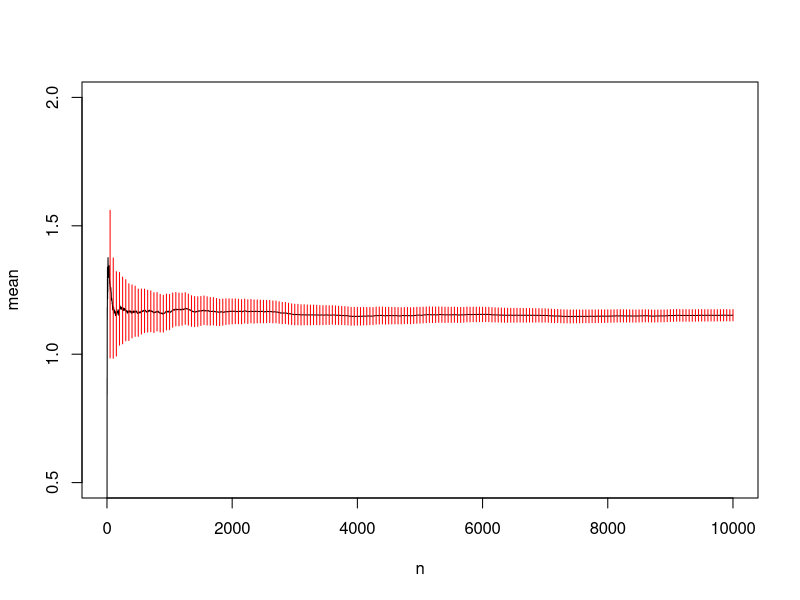
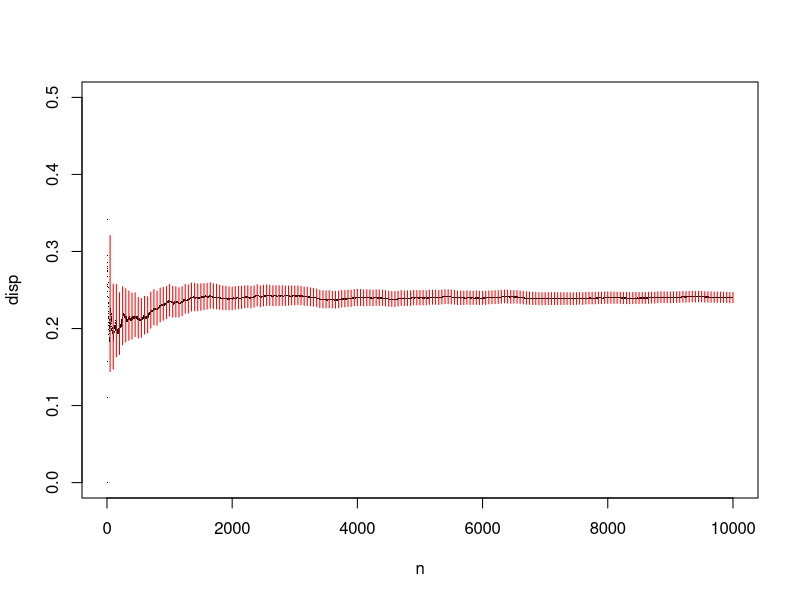

The R source for these figures, in order: (Note: this script raises an error after producing the figures.)
  #Введём N
 
 N=10000
  #Построим выборку N>=10^4 с помощью генератора случайных чисел

  a = -1  # z=[a,b] - диагональ квадрата
  b = 1.5 #

  gamma =  function(x){
   y = (-abs(x - (a+b)/2) + (b-a)/2 ) # Задаем половину квадрата функцией модуля
   return(y)
  }
  
  deriv=function(x){return(-sign(x - (a+b)/2))} 
  int = function(x){
    y = (abs(gamma(x))*sqrt(1+deriv(x)^2)) # Подынтегральная функция М
    return(y)
  }
  
  g = Vectorize(function(t){
    y = integrate(int,a,t)$value
    return(y)
  })
  
  x=seq(a, b, 0.01)
  q = Vectorize(function(x){                                # Задаем квантильную функцию, исходя из соотношения g(t)-x=0, где g - функция распределения
    y = uniroot(function(t) g(t)-x, c(a, b))     # t - необходимое нам значение квантиля, а x - вероятность
    return(y$root)
  })
        generate=function(t){
          y=runif(t,0,1)
          return(q(y))
        }

        generate_on=function(t){
          z=generate(t)
          alpha=runif(t,0,2*pi)
          x=sin(alpha)*gamma(z)
          y=cos(alpha)*gamma(z)
          matrice=data.frame(x,y,z)
          return(matrice)
        }

        data=generate_on(N)
        
          mod_data=function(v1,v2){ #Возвращает модуль (длину) расстояния между точками v2 и v1
            mod=sqrt(sum((v2-v1)^2))
            return(mod)
          }
        
          r = c()                                        
          mean = c()
          disp = c()
          sum = 0
          n = (1:N)
          for (i in n){
            d = mod_data(c(data$x[i],data$y[i],data$z[i]),
                         c(data$x[N-i],data$y[N-i],data$z[N-i]))
            r[i] = d
            sum = sum + d
            
            mean[i] = sum/i                # Среднее зн-е.
            disp[i] = sum( (r - mean)^2 )/i  # Выб. дисперсия.
          }
          

          
  #Построим график зависимости среднего арифметического первых n элементов от n.
          setwd("D:\\вуз\\R\\programs\\HW4")
          pdf("plots.pdf")
          plot(n, mean, type='l', pch = '.', ylim = c(0.5,2))
          
  #Доверительные интервалы
          
          conf_level = 0.95
          signif_level = 1 - conf_level
          
          tmp = 0
          for(i in 1:N) {
            j = i * 50
            low = mean[j] - sqrt(disp[j]/j/signif_level) # Дов. интервал с использованием неравенства Чебышева
            upp = mean[j] + sqrt(disp[j]/j/signif_level)
            if (upp - low < 0.1 && j == 0) {
              tmp = j
            }
            lines(rep(j, 2), c(low, upp), col = "red")
          }
          
          plot(n, disp, type = 'p', pch = '.', ylim = c(0, 0.5))
          for(i in 1:N) {
            j = i * 50
           low = (j - 1) * disp[j] / qchisq(0.975, j - 1)
           upp = (j - 1) * disp[j] / qchisq(0.025, j - 1)
            lines(rep(j, 2), c(low, upp), col = "red")
          }
          
  # --------------------------------------------------------------------
  # Критерий честности монеты
  # --------------------------------------------------------------------
          
  # Для честной монеты вероятность "успеха" - 50%.  
  # Далее нас интересует распределения количества успехов в 
  # последовательности длины N независимых случайных экспериментов (подбрасываний монетки)
  # с постоянной вероятностью p=0.5,
  # то есть нас интересует биномиальное распределение.
          
          a = qbinom(0.005, N, 0.5)
          b = qbinom(0.995, N, 0.5)
          
  # Выбрав уровень значимости 0.01, установим левую (нижнюю) границу a и правую (верхнюю) границу b - значения,
  # за которые количество успехов не выйдут в случае, если критерий верен,
  # с вероятностью ошибки, равной 0.01 (по 0.005 на каждую из сторон).
          
  # Проверим честность монеты.
          
          coin = function(n) sample(0:10, n, replace = TRUE) %% 2
          c = coin(n)
          s = sum(c)
          res = 0
          if (s >= a && s <= b) res = 1
          res
          
  # Полученный результат - 0, следовательно, монету нельзя считать честной.
          
    dev.off()